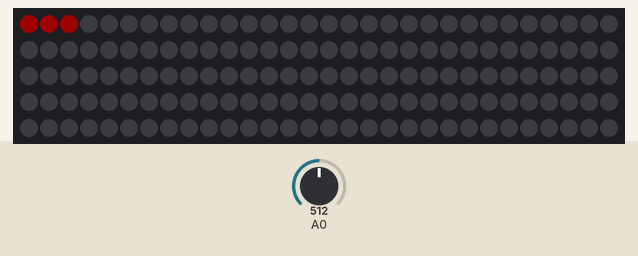
This sketch was run on a simulated ATtiny85, built with avr-gcc and run on an emulated ATtiny85. Parts: 150 RGB LEDs in strip order, left to right, continuing on the next row. The inputs (shaded band) are chosen by the test bench; at power-on: A0 = 512. Dim RGB values are drawn brighter than linear.

Above: at 1.3 s.
1.4 s: A0 set to 0
At 2.02 s:
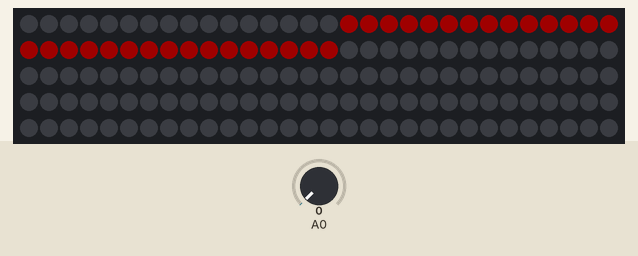
4.5 s: A0 set to 122
At 4.57 s:
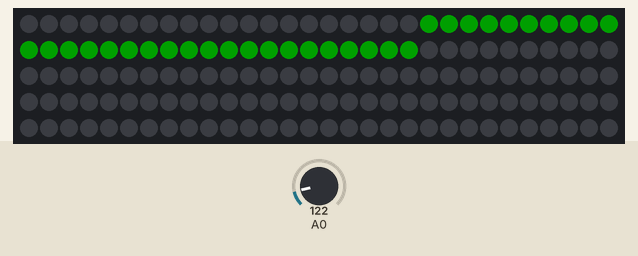
6.0 s: A0 set to 0
At 8.8 s:
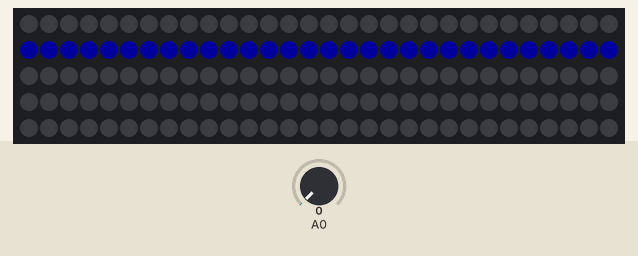
9.1 s: A0 set to 18
At 9.41 s:
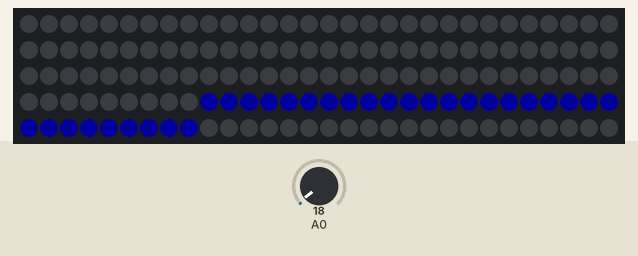
Timing chart, 0 to 12.1 s (numbered marks = the images above; inputs shaded):
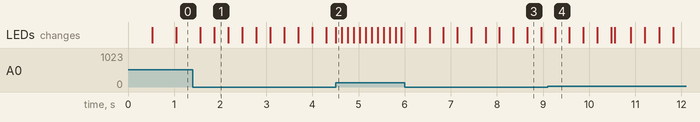

The sketch:

LED_strip.ino
```cpp
// Simple strand test for Adafruit Dot Star RGB LED strip.
// This is a basic diagnostic tool, NOT a graphics demo...helps confirm
// correct wiring and tests each pixel's ability to display red, green
// and blue and to forward data down the line.  By limiting the number
// and color of LEDs, it's reasonably safe to power a couple meters off
// the Arduino's 5V pin.  DON'T try that with other code!

#include <Adafruit_DotStar.h>
// Because conditional #includes don't work w/Arduino sketches...
#include <SPI.h>         // COMMENT OUT THIS LINE FOR GEMMA OR TRINKET
//#include <avr/power.h> // ENABLE THIS LINE FOR GEMMA OR TRINKET

#include <math.h>

#define NUMPIXELS 150 // Number of LEDs in strip

// Here's how to control the LEDs from any two pins:
#define DATAPIN    4
#define CLOCKPIN   5
//Adafruit_DotStar strip = Adafruit_DotStar(
//  NUMPIXELS, DATAPIN, CLOCKPIN, DOTSTAR_BRG);
// The last parameter is optional -- this is the color data order of the
// DotStar strip, which has changed over time in different production runs.
// Your code just uses R,G,B colors, the library then reassigns as needed.
// Default is DOTSTAR_BRG, so change this if you have an earlier strip.

// Hardware SPI is a little faster, but must be wired to specific pins
// (Arduino Uno = pin 11 for data, 13 for clock, other boards are different).
Adafruit_DotStar strip = Adafruit_DotStar(NUMPIXELS, DOTSTAR_BRG);

void setup() {

#if defined(__AVR_ATtiny85__) && (F_CPU == 16000000L)
  clock_prescale_set(clock_div_1); // Enable 16 MHz on Trinket
#endif

  strip.begin(); // Initialize pins for output
  strip.show();  // Turn all LEDs off ASAP
//  Serial.begin(9600);
//  randomSeed(analogRead(0));
  strip.setBrightness(32);
}

// Runs 10 LEDs at a time along strip, cycling through red, green and blue.
// This requires about 200 mA for all the 'on' pixels + 1 mA per 'off' pixel.
const int
  numLEDs = 30;                 // on-LED width

int      head  = 0, tail = - numLEDs; // Index of first 'on' and 'off' pixels
uint32_t color = 0xFF0000;      // 'On' color (starts red)

int
  tempo = 10; // set tempo with poti?

bool goingUp = true;


void loop() {
 tempo = analogRead(0);
// tempo = map(tempo, 0, 705, 0, 100);
// Serial.println(tempo);
// delay(500);
// tempo = ;
 up_down(tempo);
// up_down_bounce(tempo);

}


void up_down(int tempo){
  strip.setPixelColor(head, color);
  strip.setPixelColor(tail, 0, 0 ,0);
  strip.show();
  delay(tempo);

  if(goingUp) {
    head++;
    if(++tail >= NUMPIXELS) {
      goingUp = false;
      head = NUMPIXELS;
      tail = NUMPIXELS + numLEDs;
    }
  }
  else {
    head--;
    if(--tail <= 0) {
      head = 0;
      tail = - numLEDs;
      goingUp = true;
      if((color >>= 8) == 0) color = 0xFF0000;
    }
  }
}


void up_down_bounce(int tempo){
  //BUGGY
  strip.setPixelColor(head, color);
  strip.setPixelColor(tail, 0, 0 ,0);
  strip.show();
  delay(tempo);

  if(goingUp) {
    if(++head >= NUMPIXELS) {
      goingUp = false;
      head = tail;
      tail = NUMPIXELS;
    }
    tail++;
  }
  else {
    if(--head <= 0) {
      head = tail;
      tail = 0;
      goingUp = true;
      if((color >>= 8) == 0) color = 0xFF0000;
    }
    tail--;
  }
}
```
